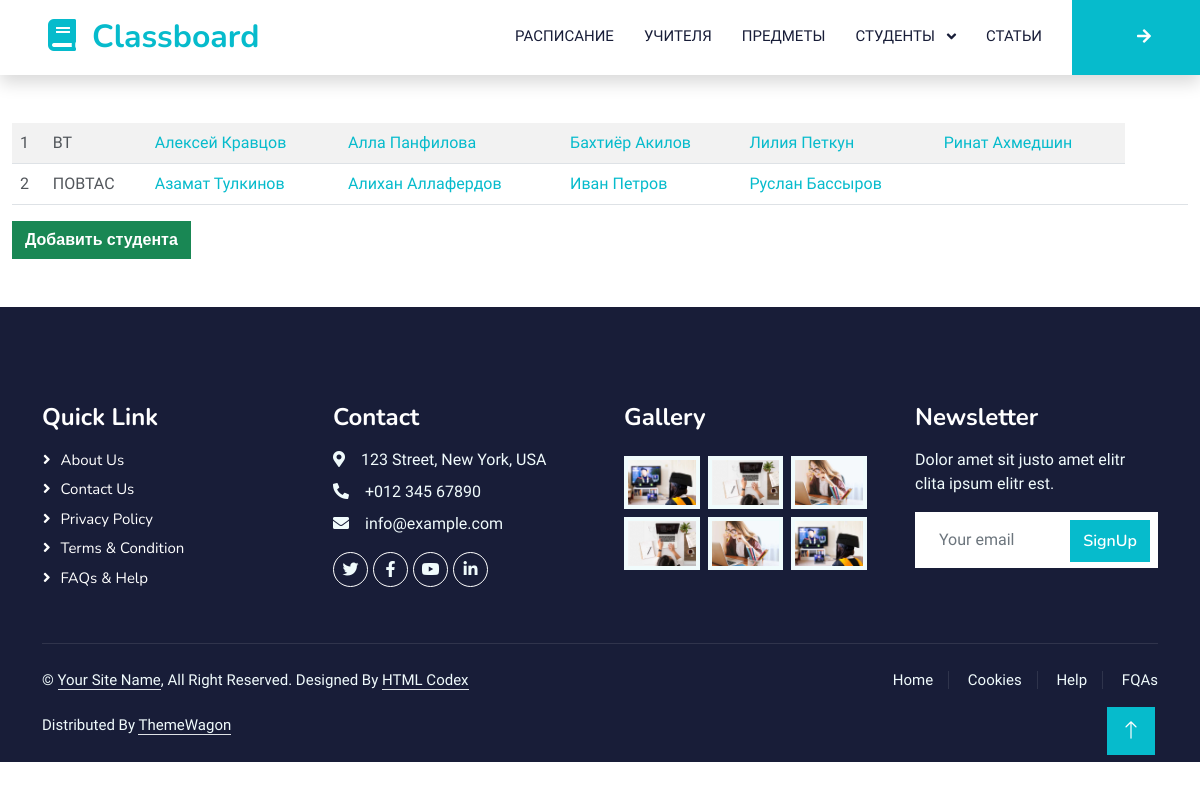
The page /students/ on the database its author committed.
### students/models.py (models this page shows)
class Group(models.Model):
    name = models.CharField(
        verbose_name="Группа", max_length=100, blank=True, null=True
    )
    class Meta:
        verbose_name = "Группа"
        verbose_name_plural = "Группы"
        ordering = ["name"]
    def __str__(self) -> str:
        return f"{self.name}"

class Student(PersonAbstract):
    group = models.ForeignKey(
        verbose_name="Группа",
        to="Group",
        on_delete=models.CASCADE,
        related_name="student_group",
    )
    on_subject = models.ManyToManyField(
        verbose_name="Предмет", to="subjects.Subject", related_name="student_subject"
    )
    class Meta:
        verbose_name = "Студент"
        verbose_name_plural = "Студенты"
        ordering = ["first_name", "last_name"]

### students/views.py (the view)
# urls.py: path("", StudentListView.as_view(), name="students_view"),
class StudentListView(ListView):
    model = Student
    template_name = "students_all.html"
    context_object_name = "students"
    def get_queryset(self):
        qs = {
            "students": Student.objects.select_related("group").all(),
            "groups": Group.objects.all(),
        }
        return qs
    def get_context_data(self, **kwargs):
        context = super().get_context_data(**kwargs)
        context["students"] = self.get_queryset()["students"]
        context["groups"] = self.get_queryset()["groups"]
        max_cols = 0
        for group_item in context["groups"]:
            students_len = len(context["students"].\
                filter(Q(group=group_item.pk)))
            if max_cols < students_len:
                max_cols = students_len
        context["max_cols"] = max_cols
        return context

### students/templates/students_all.html (shortened to what this page needs)
{% extends 'layout/base.html' %}
{% load custom_template_tags %}
{% block content %}
<table class="table table-striped container-fluid mt-5">
  {% for group in groups %}
  <tr>
    <td>{{ forloop.counter }}</td>
    <td>{{ group }}</td>
    {% for student in group.student_group.all %}
        <td>
            <a href="{% url 'students_view' student.pk %}">
                {{ student.first_name }} {{ student.last_name }}
            </a>
        </td>
    {% endfor %}
    {% for student in group.student_group.all %}
        {% if max_cols > group.student_group.all|length %}
            <td></td>
        {% endif %}
    {% endfor %}
  </tr>
  {% endfor %}
</table>
<div class="row">
    <div class="col-12">
        <a class="btn btn-success" href="{% url 'student_add' %}">Добавить студента</a>
    </div>
</div>
{% endblock content %}

### static/css/style.css (style rules this page uses)
:root { --primary: #06BBCC; --light: #F0FBFC; --dark: #181d38; }
.btn { font-family: 'Nunito', sans-serif; font-weight: 600; transition: .5s; }

### rows shown on the page
Group: name "ВТ"
Student: first_name "Алексей", last_name "Кравцов"
Student: first_name "Алла", last_name "Панфилова"
Student: first_name "Бахтиёр", last_name "Акилов"
Student: first_name "Лилия", last_name "Петкун"
Student: first_name "Ринат", last_name "Ахмедшин"
Group: name "ПОВТАС"
Student: first_name "Азамат", last_name "Тулкинов"
Student: first_name "Алихан", last_name "Аллафердов"
Student: first_name "Иван", last_name "Петров"
Student: first_name "Руслан", last_name "Бассыров"
